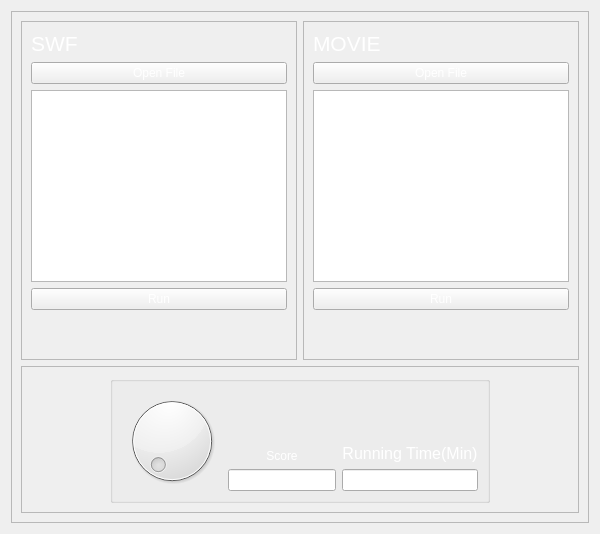
         <widget class="QWidget" name="tab_2">
          <property name="styleSheet">
           <string notr="true">color:rgb(255, 255, 255)</string>
          </property>
          <attribute name="title">
           <string>Media</string>
          </attribute>
          <layout class="QGridLayout" name="gridLayout_16">
           <item row="0" column="0">
            <widget class="QFrame" name="frame_6">
             <property name="frameShape">
              <enum>QFrame::StyledPanel</enum>
             </property>
             <property name="frameShadow">
              <enum>QFrame::Raised</enum>
             </property>
             <layout class="QGridLayout" name="gridLayout_11">
              <item row="0" column="0">
               <widget class="QFrame" name="frame_7">
                <property name="frameShape">
                 <enum>QFrame::StyledPanel</enum>
                </property>
                <property name="frameShadow">
                 <enum>QFrame::Raised</enum>
                </property>
                <layout class="QGridLayout" name="gridLayout_12">
                 <item row="0" column="0">
                  <layout class="QVBoxLayout" name="verticalLayout">
                   <item>
                    <widget class="QLabel" name="label_8">
                     <property name="font">
                      <font>
                       <pointsize>16</pointsize>
                      </font>
                     </property>
                     <property name="text">
                      <string>SWF</string>
                     </property>
                    </widget>
                   </item>
                   <item>
                    <widget class="QPushButton" name="pBtnOpen1_Media">
                     <property name="text">
                      <string>Open File</string>
                     </property>
                    </widget>
                   </item>
                   <item>
                    <widget class="QTextBrowser" name="textBrowser">
                     <property name="font">
                      <font>
                       <pointsize>12</pointsize>
                      </font>
                     </property>
                     <property name="html">
                      <string>&lt;!DOCTYPE HTML PUBLIC &quot;-//W3C//DTD HTML 4.0//EN&quot; &quot;http://www.w3.org/TR/REC-html40/strict.dtd&quot;&gt;
&lt;html&gt;&lt;head&gt;&lt;meta name=&quot;qrichtext&quot; content=&quot;1&quot; /&gt;&lt;style type=&quot;text/css&quot;&gt;
p, li { white-space: pre-wrap; }
&lt;/style&gt;&lt;/head&gt;&lt;body style=&quot; font-family:'MS Shell Dlg 2'; font-size:12pt; font-weight:400; font-style:normal;&quot;&gt;
&lt;p style=&quot; margin-top:0px; margin-bottom:0px; margin-left:0px; margin-right:0px; -qt-block-indent:0; text-indent:0px;&quot;&gt;&lt;span style=&quot; font-family:'MS Shell Dlg 2';&quot;&gt;How to run flash game&lt;/span&gt;&lt;/p&gt;
&lt;p style=&quot; margin-top:0px; margin-bottom:0px; margin-left:0px; margin-right:0px; -qt-block-indent:0; text-indent:0px;&quot;&gt;&lt;span style=&quot; font-family:'MS Shell Dlg 2';&quot;&gt;1. Load the flash game&lt;/span&gt;&lt;/p&gt;
&lt;p style=&quot; margin-top:0px; margin-bottom:0px; margin-left:0px; margin-right:0px; -qt-block-indent:0; text-indent:0px;&quot;&gt;&lt;span style=&quot; font-family:'MS Shell Dlg 2';&quot;&gt;2. Press the Run button&lt;/span&gt;&lt;/p&gt;
&lt;p style=&quot; margin-top:0px; margin-bottom:0px; margin-left:0px; margin-right:0px; -qt-block-indent:0; text-indent:0px;&quot;&gt;&lt;span style=&quot; font-family:'MS Shell Dlg 2';&quot;&gt;3. Press again to Pause&lt;/span&gt;&lt;/p&gt;
&lt;p style=&quot; margin-top:0px; margin-bottom:0px; margin-left:0px; margin-right:0px; -qt-block-indent:0; text-indent:0px;&quot;&gt;&lt;span style=&quot; font-family:'MS Shell Dlg 2';&quot;&gt;4. Close the game window&lt;/span&gt;&lt;/p&gt;&lt;/body&gt;&lt;/html&gt;</string>
                     </property>
                    </widget>
                   </item>
                   <item>
                    <widget class="QPushButton" name="pBtnRun1_Media">
                     <property name="text">
                      <string>Run</string>
                     </property>
                    </widget>
                   </item>
                   <item>
                    <spacer name="verticalSpacer_2">
                     <property name="orientation">
                      <enum>Qt::Vertical</enum>
                     </property>
                     <property name="sizeHint" stdset="0">
                      <size>
                       <width>20</width>
                       <height>40</height>
                      </size>
                     </property>
                    </spacer>
                   </item>
                  </layout>
                 </item>
                </layout>
               </widget>
              </item>
              <item row="0" column="1">
               <widget class="QFrame" name="frame_8">
                <property name="frameShape">
                 <enum>QFrame::StyledPanel</enum>
                </property>
                <property name="frameShadow">
                 <enum>QFrame::Raised</enum>
                </property>
                <layout class="QGridLayout" name="gridLayout_13">
                 <item row="0" column="0">
                  <layout class="QVBoxLayout" name="verticalLayout_2">
                   <item>
                    <widget class="QLabel" name="label_9">
                     <property name="font">
                      <font>
                       <pointsize>16</pointsize>
                      </font>
                     </property>
                     <property name="text">
                      <string>MOVIE</string>
                     </property>
                    </widget>
                   </item>
                   <item>
                    <widget class="QPushButton" name="pBtnOpen2_Media">
                     <property name="text">
                      <string>Open File</string>
                     </property>
                    </widget>
                   </item>
                   <item>
                    <widget class="QTextBrowser" name="textBrowser_2">
                     <property name="html">
                      <string>&lt;!DOCTYPE HTML PUBLIC &quot;-//W3C//DTD HTML 4.0//EN&quot; &quot;http://www.w3.org/TR/REC-html40/strict.dtd&quot;&gt;
&lt;html&gt;&lt;head&gt;&lt;meta name=&quot;qrichtext&quot; content=&quot;1&quot; /&gt;&lt;style type=&quot;text/css&quot;&gt;
p, li { white-space: pre-wrap; }
&lt;/style&gt;&lt;/head&gt;&lt;body style=&quot; font-family:'MS Shell Dlg 2'; font-size:8.25pt; font-weight:400; font-style:normal;&quot;&gt;
&lt;p style=&quot; margin-top:0px; margin-bottom:0px; margin-left:0px; margin-right:0px; -qt-block-indent:0; text-indent:0px;&quot;&gt;&lt;span style=&quot; font-family:'MS Shell Dlg 2'; font-size:12pt;&quot;&gt;How to run flash game&lt;/span&gt;&lt;/p&gt;
&lt;p style=&quot; margin-top:0px; margin-bottom:0px; margin-left:0px; margin-right:0px; -qt-block-indent:0; text-indent:0px;&quot;&gt;&lt;span style=&quot; font-family:'MS Shell Dlg 2'; font-size:12pt;&quot;&gt;1. Load the flash game&lt;/span&gt;&lt;/p&gt;
&lt;p style=&quot; margin-top:0px; margin-bottom:0px; margin-left:0px; margin-right:0px; -qt-block-indent:0; text-indent:0px;&quot;&gt;&lt;span style=&quot; font-family:'MS Shell Dlg 2'; font-size:12pt;&quot;&gt;2. Press the Run button&lt;/span&gt;&lt;/p&gt;
&lt;p style=&quot; margin-top:0px; margin-bottom:0px; margin-left:0px; margin-right:0px; -qt-block-indent:0; text-indent:0px;&quot;&gt;&lt;span style=&quot; font-family:'MS Shell Dlg 2'; font-size:12pt;&quot;&gt;3. Press again to Pause&lt;/span&gt;&lt;/p&gt;
&lt;p style=&quot; margin-top:0px; margin-bottom:0px; margin-left:0px; margin-right:0px; -qt-block-indent:0; text-indent:0px;&quot;&gt;&lt;span style=&quot; font-family:'MS Shell Dlg 2'; font-size:12pt;&quot;&gt;4. Close the game window&lt;/span&gt;&lt;/p&gt;&lt;/body&gt;&lt;/html&gt;</string>
                     </property>
                    </widget>
                   </item>
                   <item>
                    <widget class="QPushButton" name="pBtnRun2_Media">
                     <property name="text">
                      <string>Run</string>
                     </property>
                    </widget>
                   </item>
                   <item>
                    <spacer name="verticalSpacer_3">
                     <property name="orientation">
                      <enum>Qt::Vertical</enum>
                     </property>
                     <property name="sizeHint" stdset="0">
                      <size>
                       <width>20</width>
                       <height>40</height>
                      </size>
                     </property>
                    </spacer>
                   </item>
                  </layout>
                 </item>
                </layout>
               </widget>
              </item>
              <item row="1" column="0" colspan="2">
               <widget class="QFrame" name="frame_22">
                <property name="sizePolicy">
                 <sizepolicy hsizetype="Preferred" vsizetype="Preferred">
                  <horstretch>0</horstretch>
                  <verstretch>0</verstretch>
                 </sizepolicy>
                </property>
                <property name="frameShape">
                 <enum>QFrame::StyledPanel</enum>
                </property>
                <property name="frameShadow">
                 <enum>QFrame::Raised</enum>
                </property>
                <layout class="QGridLayout" name="gridLayout_39">
                 <item row="0" column="1">
                  <widget class="QGroupBox" name="groupBox_12">
                   <property name="title">
                    <string/>
                   </property>
                   <layout class="QGridLayout" name="gridLayout_15">
                    <item row="0" column="0">
                     <widget class="QDial" name="dial"/>
                    </item>
                    <item row="0" column="1">
                     <layout class="QVBoxLayout" name="verticalLayout_3">
                      <item>
                       <widget class="QLabel" name="label_6">
                        <property name="text">
                         <string>Score</string>
                        </property>
                        <property name="alignment">
                         <set>Qt::AlignBottom|Qt::AlignHCenter</set>
                        </property>
                       </widget>
                      </item>
                      <item>
                       <widget class="QLineEdit" name="lEScore_Media">
                        <property name="readOnly">
                         <bool>true</bool>
                        </property>
                       </widget>
                      </item>
                     </layout>
                    </item>
                    <item row="0" column="2">
                     <layout class="QVBoxLayout" name="verticalLayout_4">
                      <item>
                       <widget class="QLabel" name="label_26">
                        <property name="font">
                         <font>
                          <pointsize>12</pointsize>
                         </font>
                        </property>
                        <property name="styleSheet">
                         <string notr="true">color: rgb(255, 255, 255);</string>
                        </property>
                        <property name="text">
                         <string>Running Time(Min)</string>
                        </property>
                        <property name="alignment">
                         <set>Qt::AlignBottom|Qt::AlignHCenter</set>
                        </property>
                       </widget>
                      </item>
                      <item>
                       <widget class="QLineEdit" name="lineE_Rtime_Media">
                        <property name="text">
                         <string>0</string>
                        </property>
                        <property name="frame">
                         <bool>true</bool>
                        </property>
                        <property name="readOnly">
                         <bool>true</bool>
                        </property>
                       </widget>
                      </item>
                     </layout>
                    </item>
                   </layout>
                  </widget>
                 </item>
                 <item row="0" column="0">
                  <spacer name="horizontalSpacer_4">
                   <property name="orientation">
                    <enum>Qt::Horizontal</enum>
                   </property>
                   <property name="sizeHint" stdset="0">
                    <size>
                     <width>40</width>
                     <height>20</height>
                    </size>
                   </property>
                  </spacer>
                 </item>
                 <item row="0" column="2">
                  <spacer name="horizontalSpacer_5">
                   <property name="orientation">
                    <enum>Qt::Horizontal</enum>
                   </property>
                   <property name="sizeHint" stdset="0">
                    <size>
                     <width>40</width>
                     <height>20</height>
                    </size>
                   </property>
                  </spacer>
                 </item>
                </layout>
               </widget>
              </item>
             </layout>
            </widget>
           </item>
          </layout>
         </widget>
